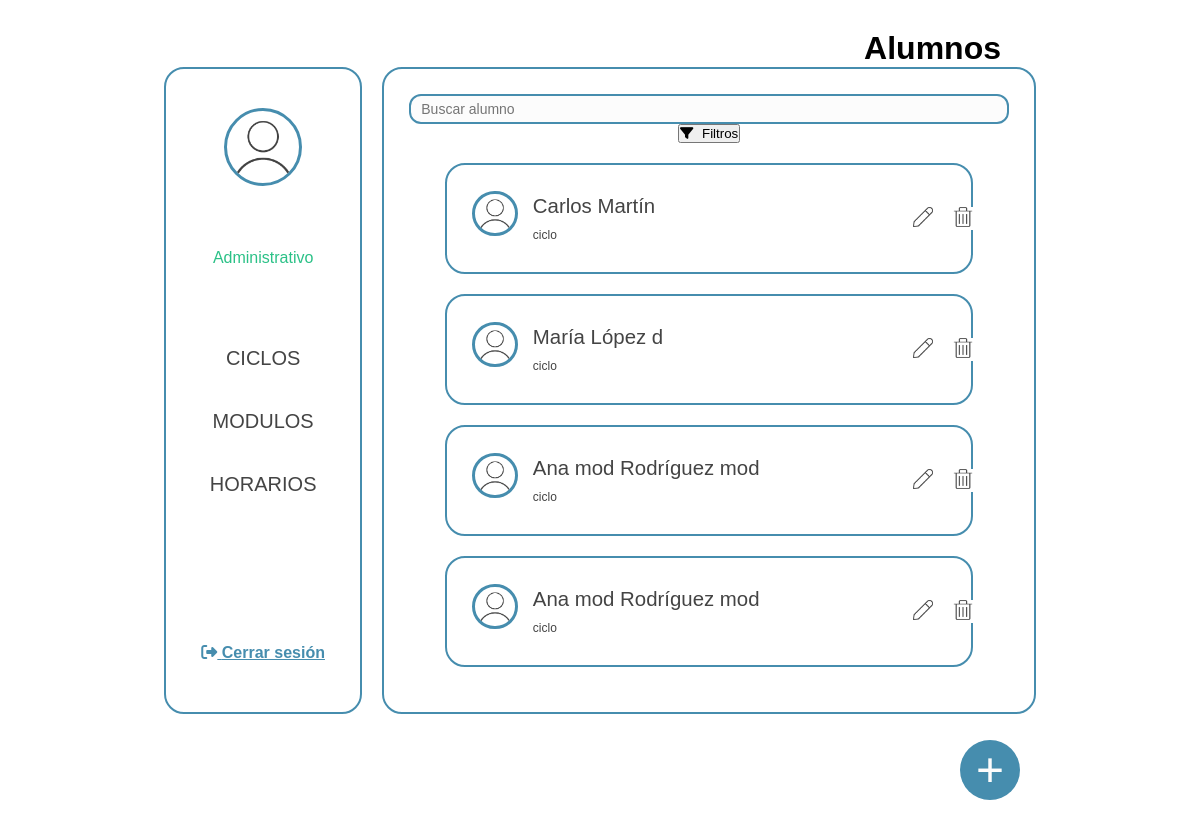
The page /GestionHorarios/www/pages/administrator_panel.php on the database as committed earlier.
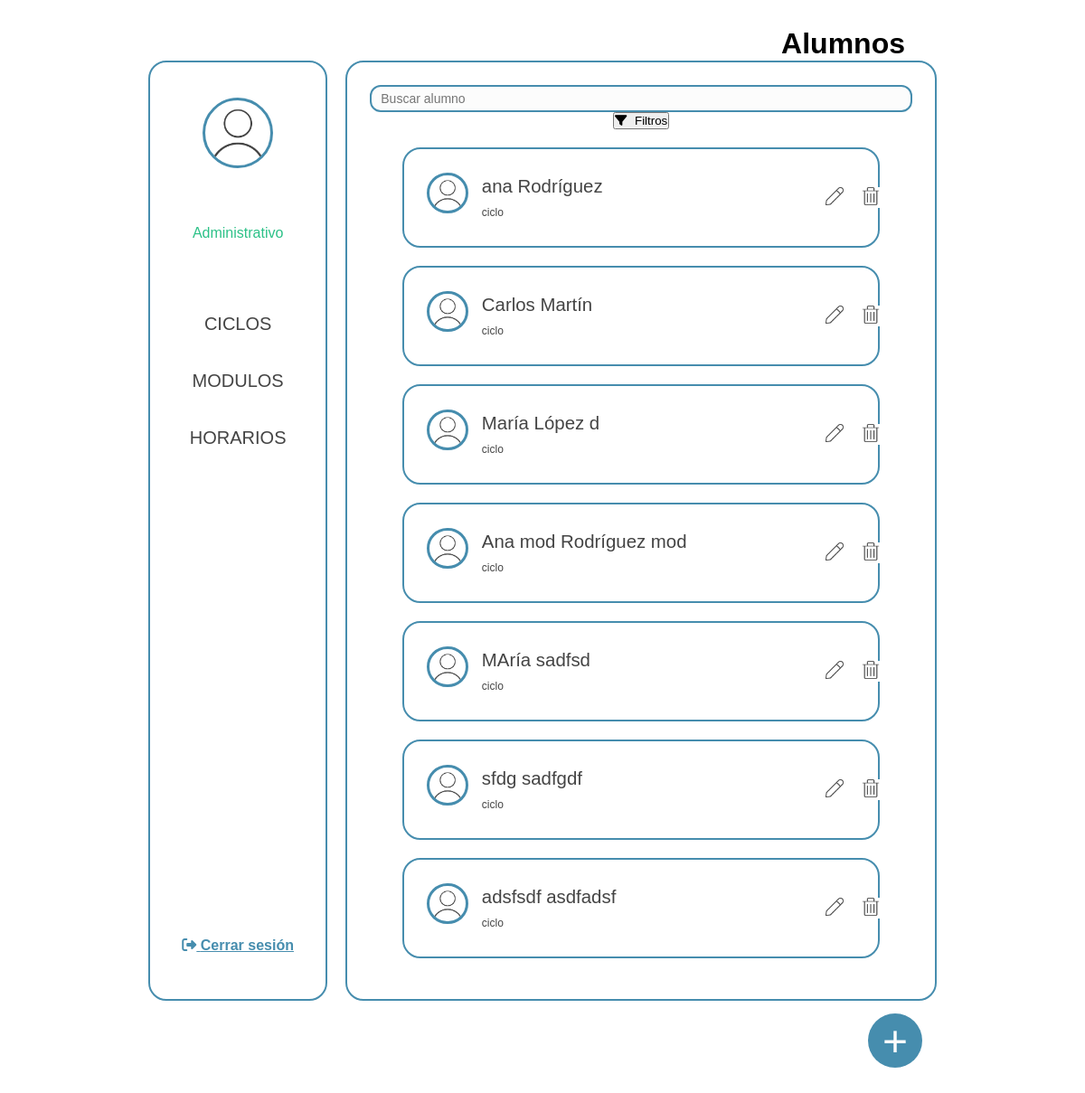
The same page on the database as committed later.
### tables this page shows
CREATE TABLE `users` (
  `id` int NOT NULL,
  `email` varchar(100) NOT NULL,
  `password` varchar(255) NOT NULL,
  `password_reset` tinyint(1) NOT NULL,
  `rol` enum('admin','student') NOT NULL,
  `name` varchar(50) NOT NULL,
  `first_name` varchar(50) NOT NULL,
  `second_name` varchar(50) DEFAULT NULL,
  `telephone` varchar(15) NOT NULL,
  `dni` varchar(9) NOT NULL,
  `time_stamp` datetime NOT NULL DEFAULT CURRENT_TIMESTAMP
);

### GestionHorarios/www/pages/administrator_panel.php (the view, shortened to what this page needs)
<?php
include_once '../functions/connection.php';
$sql = "SELECT * FROM users WHERE rol LIKE 'student'";
$stmt = $pdo->query($sql);
$editUserId = null;
?>
<!DOCTYPE html>
<html lang="es">
<head>
    <link rel="stylesheet" href="../pages/css/administrator_panel.css">
</head>
<body>
    <h2>Alumnos</h2>
    <div class="container">
        <?php include_once('partials/container_left.php') ?>
        <div class="container-rigth">
            <div style="text-align: center; margin-bottom: 20px; width: 100%;">
                <form method="post" style="all:initial;" action="../functions/administrator/function_panel_administrator.php" id="search-form">
                    <input class="buscador" type="text" id="buscar" placeholder="Buscar alumno" name="txtFindUser">
                </form>
                <button class="btnFiltrar" type="button" onclick="toggleFilters()"><i class="fa fa-filter" style="margin-right: 5px;" aria-hidden="true"></i> Filtros</button>
            </div>
            <div class="mostrar-users">
                <?php
                while ($fila = $stmt->fetch(PDO::FETCH_ASSOC)) {
                    $id = $fila['id'];
                    $name = $fila['name'];
                    $firstName = $fila['first_name'];
                    $secondName = $fila['second_name'];
                    $telephone = $fila['second_name'];
                    $dni = $fila['dni'];
                    $email = $fila['email'];
                    echo "<div class='container-user'>
                            <div class='row'>
                                <div class='user-imagen'>
                                    <img src='/images/user.png' class='pic' alt='Usuario img'>
                                </div>
                              <div class='user-texto'>
                                    <p class='texto-nombre'>$name $firstName </p>
                                    <p class='texto-ciclo'>ciclo</p>
                                </div>";
                    if ($editUserId == $id) {
                        echo "
                                <div class='user-botones'>
                                    <form method='post' action='../functions/administrator/function_delete_user.php'>
                                        <input type='hidden' name='id' value='$id'>
                                        <button type='submit' class='btn-delete' name='btnDelete'>
                                            <img src='/images/delete.png' class='boton-icono-delete' alt='Borrar'>
                                            <img src='/images/delete_hover.png' class='delete-hover' alt='Borrar'>
                                        </button>
                                    </form>
                                </div>
                            </div>
                        <div class='user-editar'>
                            <form action='../functions/administrator/function_update_user.php' style='all:initial; width: 100%;' method='post'>
                                <div class='row-edit' style='margin-left: 3.5%;'>
                                    <input type='hidden' class='inputs-form' name='id' value='$id'>
                                    <input type='text' class='inputs-form' name='txtName' value='$name' required><br>
                                    <input type='text' class='inputs-form' name='txtFirstName' value='$firstName' placeholder='Primeiro Apelido' required><br>
                                    <input type='text' class='inputs-form' name='txtSecondName' value='$secondName' placeholder='Segundo Apelido' ><br>
                                </div>
                                <div class='row-edit' style='margin-left: 3.5%;'>
                                    <input type='number' class='inputs-form' name='txtTelephone' value='$telephone' placeholder='Teléfono' ><br>
                                    <input type='email' class='inputs-form' name='txtEmail' value='$email' placeholder='Email' ><br>
                                    <input type='text' class='inputs-form' name='txtDNI' value='$dni' placeholder='DNI' required><br>
                                </div>
                                <div class='row-guardar'>
                                    <button type='submit' class='btnActualizar' name='btnSave'>Actualizar</button>
                                </div>
                            </form>
                        </div>
                        ";
                    } else {
                        echo "
                        <div class='user-botones'>
                            <form method='post'>
                                <input type='hidden' name='id' value='$id'>
                                <input type='hidden' name='name' value='$name'>
                                <input type='hidden' name='first_name' value='$firstName'>
                                <input type='hidden' name='second_name' value='$secondName'>
                                <input type='hidden' name='email' value='$email'>
                                <input type='hidden' name='telephone' value='$telephone'>
                                <input type='hidden' name='dni' value='$dni'>
                                <button type='submit' class='btn' name='btnUpdate'>
                                    <img src='/images/edit.png' class='boton-icono-edit' alt='Editar'>
                                    <img src='/images/edit_hover.png' class='edit-hover' alt='Editar'>
                                </button>
                            </form>
                            <form method='post' action='../functions/administrator/function_delete_user.php'>
                                <input type='hidden' name='id' value='$id'>
                                <button type='submit' class='btn-delete' name='btnDelete'>
                                    <img src='/images/delete.png' class='boton-icono-delete' alt='Borrar'>
                                    <img src='/images/delete_hover.png' class='delete-hover' alt='Borrar'>
                                </button>
                            </form>
                        </div>
                    </div>";
                    }
                    echo "</div>";
                }
                ?>
            </div>
        </div>
    </div>
    <form action="create_user.php">
        <button name="btnCreateUser" class="btnCreateUser">+</button>
    </form>
</body>
</html>

### GestionHorarios/www/pages/partials/container_left.php
<?php
if (strcmp($_SESSION["user"]["rol"], "admin") == 0) {
    echo '
            <div class="container-left">
                <div class="circle">
                    <img src="/images/user.png" class="pic-user" alt="Usuario">
                </div>
                <h3>'.$_SESSION['user']['name'].'</h3>';
                if ($_SESSION['user']['rol']=='student') {
                    echo '<p>Alumno</p>';
                }else{
                    echo '<p>Administrativo</p>';
                }
              echo' <ul>
                    <li><a href="administrator_panel.php">ALUMNOS</a></li>
                    <li><a href="administrator_vocational_trainings.php">CICLOS</a></li>
                    <li><a href="administrator_modules.php">MODULOS</a></li>
                    <li><a href="administrator_horarios.php">HORARIOS</a></li>
                </ul>
                <br>
                <div style="margin-top: auto;">
                    <a href="../functions/user/close_session.php" class="logout">
                        <i class="fas fa-sign-out-alt"></i> <b>Cerrar sesión</b>
                    </a>
                </div>
            </div>';
}else {
    echo '
            <div class="container-left">
                <div class="circle">
                    <img src="/images/user.png" class="pic-user" alt="Usuario">
                </div>
                  <h3>'.$_SESSION['user']['name'].'</h3>';
                if ($_SESSION['user']['rol']=='student') {
                    echo '<p>Alumno</p>';
                }else{
                    echo '<p>Administrativo</p>';
                };
                echo '<ul>
                    <li><a href="../student/student_vocational_trainings.php">CICLOS</a></li>
                    <li><a href="../student/student_modules.php">MODULOS</a></li>
                    <li><a href="../student/student_horarios.php">HORARIOS</a></li>
                </ul>
                <br>
                <div style="margin-top: auto;">
                    <a href="../../functions/user/close_session.php" class="logout">
                        <i class="fas fa-sign-out-alt"></i> <b>Cerrar sesión</b>
                    </a>
                </div>
            </div>';
}
?>

### GestionHorarios/www/pages/css/administrator_panel.css (style rules this page uses)
body { font-family: Arial, sans-serif; height: 100vh; overflow: hidden; margin: 2.5% 20px; width: calc(100% - 40px); }
.container { display: flex; gap: 20px; }
h2 { text-align: center; font-size: 2em; width: 100%; text-align: right; padding-right: 35px; }
.container-left { position: relative; display: flex; max-height: calc( 95vh - 70px ); flex-direction: column; align-items: center; width: 269px; border: solid var(--color-primario) 2px; border-radius: 20px; padding-bottom: 50px; height: auto; }
.circle { width: 40%; border-radius: 80%; margin: 39px; }
.container-left p { color: var(--second-color); margin-bottom: 60px; }
.container-left ul { list-style-type: none; width: 100%; text-align: center; padding: 0; }
.container-left ul li { font-size: 20px; padding: 10px 0; position: relative; transition: padding-left 0.3s; }
.container-left ul li a { text-decoration: none; color: var(--tertiary-color); display: block; padding: 10px 20px; }
.container-left ul li::after { content: ""; position: absolute; top: 0; left: 0; width: 0; height: 100%; background-color: var(--color-primario); color: var(--forty-color); transition: width 0.3s ease-out; z-index: -1; border-top-right-radius: 50px; border-bottom-right-radius: 50px; }
.container-rigth { text-align: center; width: 100%; max-height: calc( 95vh - 70px ); border: solid var(--color-primario) 2px; border-radius: 20px; padding: 25px; overflow-y: auto; height: auto; }
.mostrar-users { display: flex; flex-wrap: wrap; }
.container-user { display: flex; flex-direction: column; flex-wrap: wrap; border: 2px solid var(--color-primario); padding: 10px; width: 100%; border-radius: 20px; margin-bottom: 20px; margin-right: 6%; margin-left: 6%; }
.row { display: flex; flex-wrap: wrap; width: 100%; margin-top: 15px; margin-bottom: 15px; }
.pic { border: 3px solid var(--color-primario); width: 60%; border-radius: 80%; margin-bottom: 10px; }
.pic-user { border: 3px solid var(--color-primario); width: 100%; border-radius: 80%; margin-bottom: 10px; }
.container-user p { margin: 5px 0; }
button { cursor: pointer; }
form { display: inline-block; }
.btnCreateUser { position: fixed; bottom: 7%; right: 15%; background-color: var(--color-primario); width: 60px; height: 60px; border-radius: 50%; border: none; font-size: 3rem; color: var(--forty-color); transition: transform 0.5s ease, background-color 0.3s ease; }
.logout { color: var(--color-primario); }
.buscador { background-color: var(--forty-color); border: 2px solid var(--color-primario); padding: 5px 10px; border-radius: 12px; font-size: 14px; color: var(--tertiary-color); appearance: none; cursor: pointer; width: 100%; height: 30px; position: relative; }
.user-imagen { width: 15%; display: flex; align-items: center; justify-content: center; }
.user-texto { width: 75%; text-align: left; display: flex; flex-direction: column; align-items: left; justify-content: center; }
.texto-nombre { font-size: 1.7vw; }
.texto-ciclo { font-size: 1vw; }
.user-botones { width: 9%; text-align: left; display: flex; align-items: center; justify-content: center; }
.btn { background-color: white; border: 0px; margin-left: 20px; }
.btn-delete { background-color: white; border: 0px; margin-left: 20px; }
.boton-icono-edit { width: 20px; height: 20px; }
.boton-icono-delete { width: 20px; height: 20px; }
p { color: var(--tertiary-color); }

### GestionHorarios/www/pages/css/common.css (style rules this page uses)
:root { --color-primario: #468dae; --second-color: #2bc187; --tertiary-color: #444444; --forty-color: #fcfcfc; --danger-color: #c12b2e; --fuente-principal: "Arial", sans-serif; }
* { margin: 0; padding: 0; box-sizing: border-box; }
body { padding: 0 12% 0 12%; margin-top: 3%; }

Rows that differ between the two databases and show on the page:
removed users: name "Ana mod", first_name "Rodríguez mod"
now on this page (row edited): users: name "ana", first_name "Rodríguez"
added users: name "MAría", first_name "sadfsd"
added users: name "sfdg", first_name "sadfgdf"
added users: name "adsfsdf", first_name "asdfadsf"
